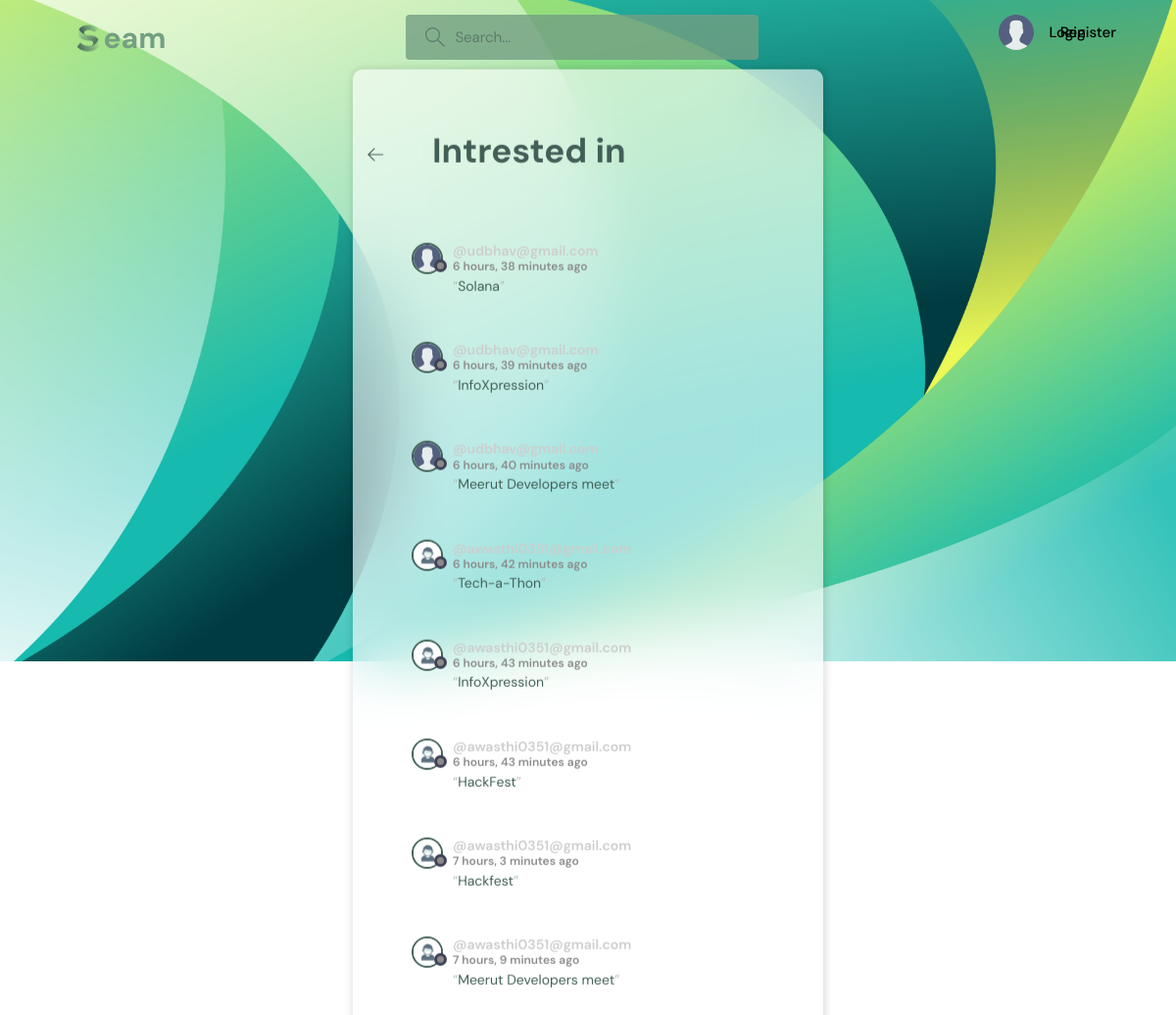
The page /activity/ on the database its author committed.
### base/models.py (models this page shows, shortened)
class Message(models.Model):
    user = models.ForeignKey(User, on_delete=models.CASCADE)
    room = models.ForeignKey(Room, on_delete=models.CASCADE)
    body = models.TextField()
    image = models.ImageField(null=True)
    updated = models.DateTimeField(auto_now=True)
    created = models.DateTimeField(auto_now_add=True)
    class Meta:
        ordering = ['-updated', '-created']

class User(AbstractUser):
    name = models.CharField(max_length=200, null=True)
    email = models.EmailField(unique=True, null=True)
    bio = models.TextField(null=True)
    avatar = models.ImageField(null=True, default="avatar.svg")
    USERNAME_FIELD = 'email'
    REQUIRED_FIELDS = []

class Room(models.Model):
    host = models.ForeignKey(User, on_delete=models.SET_NULL, null=True)
    topic = models.ForeignKey(Topic, on_delete=models.SET_NULL, null=True)
    name = models.CharField(max_length=200)
    description = models.TextField(null=True, blank=True)
    participants = models.ManyToManyField(
        User, related_name='participants', blank=True)
    updated = models.DateTimeField(auto_now=True)
    created = models.DateTimeField(auto_now_add=True)
    class Meta:
        ordering = ['-updated', '-created']
    def __str__(self):
        return self.name

### base/views.py (the view)
# urls.py: path('activity/', views.activityPage, name="activity"),
def activityPage(request):
    room_messages = Message.objects.all()
    return render(request, 'base/activity.html', {'room_messages': room_messages})

### base/templates/base/activity.html (shortened to what this page needs)
{% extends 'main.html' %}
{% block content %}
<main class="layout">
  <div class="container">
    <div class="layout__box">
      <div class="layout__boxHeader">
        <div class="layout__boxTitle">
          <a href="{% url 'home' %}">
            <svg version="1.1" xmlns="http://www.w3.org/2000/svg" width="32" height="32" viewBox="0 0 32 32">
              <title>arrow-left</title>
              <path
                d="M13.723 2.286l-13.723 13.714 13.719 13.714 1.616-1.611-10.96-10.96h27.625v-2.286h-27.625l10.965-10.965-1.616-1.607z">
              </path>
              </path>
            </svg>
          </a>
          <h3>Intrested in</h3>
        </div>
      </div>
      <div class="activities-page layout__body">
        {% for message in room_messages %}
        <div class="activities__box">
          <div class="activities__boxHeader roomListRoom__header">
            <a href="{% url 'user-profile' message.user.id %}" class="roomListRoom__author">
              <div class="avatar avatar--small">
                <img src="{{message.user.avatar.url}}" />
              </div>
              <p>
                @{{message.user}}
                <span>{{message.created|timesince}} ago</span>
              </p>
            </a>
          </div>
          <div class="activities__boxContent">
            <p>“<a href="{% url 'room' message.room.id %}">{{message.room}}</a>”</p>
          </div>
        </div>
        {% endfor %}
      </div>
    </div>
  </div>
</main>
{% endblock content %}

### static/styles/style.css (style rules this page uses)
:root { --color-main: #425f57; --color-main-light: #e1f6fb; --color-dark: #3f4156; --color-dark-medium: #a8e890; --color-dark-light: #696d97; --color-light: #749f82; --color-gray: #8b8b8b; --color-light-gray: #b2bdbd; --color-bg: #2d2d39; --color-success: #5dd693; --color-error: #fc4b0b; --color-black: #000000; --color-white: #ffffff; }
* { font-family: "DM Sans", -apple-system, BlinkMacSystemFont, "Segoe UI", Roboto, Oxygen, Ubuntu, Cantarell, "Open Sans", "Helvetica Neue", sans-serif; margin: 0; padding: 0; box-sizing: border-box; text-rendering: optimizeLegibility; font-size: inherit; }
html { font-size: 56.25%; }
@media only screen and (min-width: 1200px) { html { font-size: 62.5%; } }
body { line-height: 1.6; font-weight: 400; font-size: 1.5rem; color: var(--color-light-gray); background-color: var(--color-white); min-height: 100vh; background-repeat: no-repeat; background-size: 100%; }
img { width: 100%; }
a { display: inline-block; color: var(--color-main); text-decoration: none; }
.container { max-width: 120rem; width: 90%; margin: auto; }
.avatar { position: relative; display: inline-block; border-radius: 50%; border: 2px solid var(--color-main); }
.avatar img { display: block; border-radius: 50%; object-fit: cover; object-position: center; }
.avatar::after { content: ""; display: block; position: absolute; background-color: var(--color-gray); z-index: 111; border-radius: 50%; border: 0.3rem solid var(--color-dark); }
.avatar.avatar--small img { width: 2.8rem; height: 2.8rem; }
.avatar.avatar--small:after { width: 0.7rem; height: 0.7rem; bottom: 0px; right: -6px; }
.layout { margin-top: 2.4rem; }
.layout > .container { display: flex; justify-content: space-between; align-items: flex-start; }
.layout__box { width: 90%; max-width: 48rem; min-height: 40rem; position: absolute; top: 50%; left: 50%; transform: translate(-50%, -46%); background-color: var(--color-dark); border-radius: 1rem; box-shadow: 1px 1px 6px 3px rgba(0, 0, 0, 0.1); overflow: hidden; background: rgba(255, 255, 255, 0.6); backdrop-filter: blur(32px); }
.layout__boxHeader { display: flex; padding: 1.5rem; }
.layout__boxTitle { display: flex; gap: 1.5rem; align-items: baseline; }
.layout__boxTitle h3 { color: #425f57; font-size: 3.5rem; margin: 4rem 0rem 0.5rem 3.5rem; }
.layout__boxTitle svg { width: 1.6rem; height: 1.6rem; fill: var(--color-main); }
.layout__body { margin: 3rem; }
.roomListRoom__header { display: flex; justify-content: space-between; align-items: center; }
.roomListRoom__author { display: flex; align-items: center; gap: 1rem; font-weight: 600; font-size: 1rem; color: #cdcdcd; }
.activities__box { margin: 1.5rem; padding: 1.5rem; border-radius: 5px; }
.activities__boxHeader p { font-size: 1.4rem; line-height: 1.3; }
.activities__boxHeader p span { color: var(--color-gray); font-size: 1.2rem; display: block; }
.activities__boxContent { margin-left: 4.2rem; }
.activities__boxContent { font-size: 1.4rem; }

### rows shown on the page
Message: user.avatar (placeholder picture), user "udbhav@gmail.com", created "6 hours, 38 minutes", room "Solana"
Message: user.avatar (placeholder picture), user "udbhav@gmail.com", created "6 hours, 39 minutes", room "InfoXpression"
Message: user.avatar (placeholder picture), created "6 hours, 40 minutes", room "Meerut Developers meet"
Message: user.avatar (placeholder picture), created "6 hours, 42 minutes", room "Tech-a-Thon"
Message: user.avatar (placeholder picture), user "awasthi0351@gmail.com", created "6 hours, 43 minutes", room "InfoXpression"
Message: user.avatar (placeholder picture), user "awasthi0351@gmail.com", created "6 hours, 43 minutes", room "HackFest"
Message: user.avatar (placeholder picture), user "awasthi0351@gmail.com", created "7 hours, 3 minutes", room "Hackfest"
Message: user.avatar (placeholder picture), user "awasthi0351@gmail.com", created "7 hours, 9 minutes", room "Meerut Developers meet"
